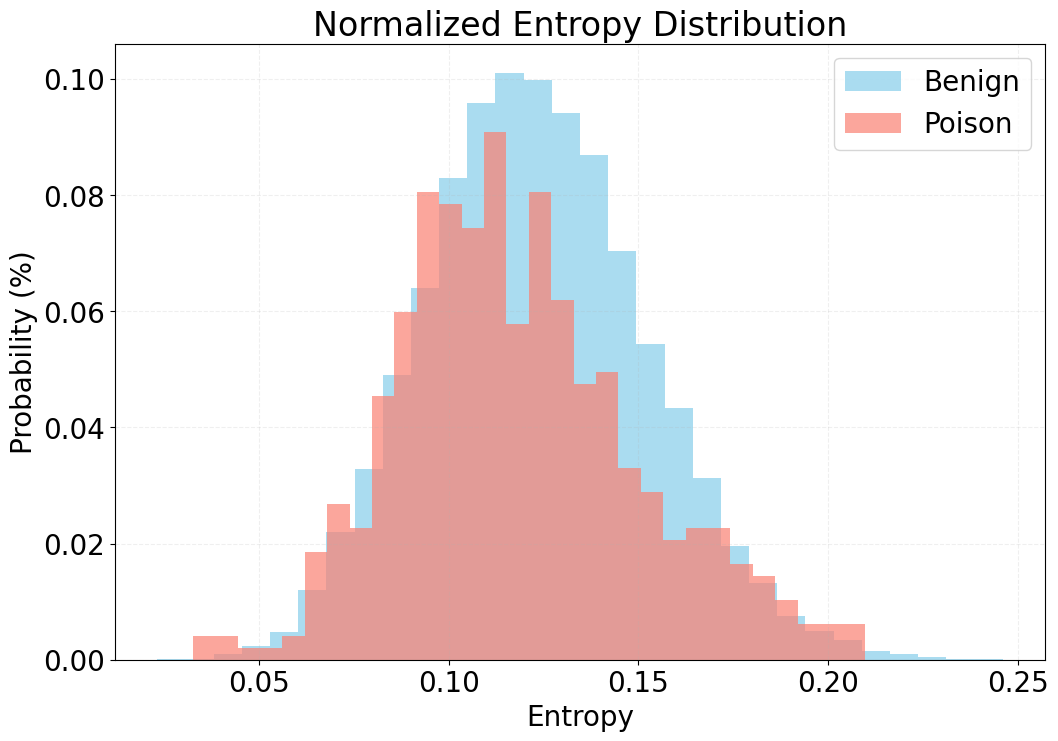

This chart was generated by the following Python code:
import cv2
import math
import random
import time
import scipy
import torch
import scipy
import scipy.stats
import numpy as np
from matplotlib import pyplot as plt

from param import param
import glob
import os
from tqdm import tqdm

device = torch.device(f'cuda:{param.GPU_num}' if torch.cuda.is_available() else 'cpu')

model_path = 'models/train/000.pth'

x_train = []
train_folders = glob.glob('datasets/train/*')
for folder in train_folders:
  npy_files = glob.glob(os.path.join(folder, '*.npy'))
  for file in npy_files:
    x_train.append(np.load(file))
x_train = np.array(x_train)

x_poi_train = []
npy_files = glob.glob('datasets/temp/train_bit_layer4_predefattloss1/*.npy')
for file in npy_files:
  x_poi_train.append(np.load(file))
x_poi_train = np.array(x_poi_train)

def load_model(path):
    print('Loading a pretrained model ')
    model=torch.load(path)
    model.to(device)
    return model
model = load_model(model_path).eval()

def superimpose(background, overlay):
  added_image = cv2.addWeighted(background, 1, overlay, 1, 0)
  return (added_image)

def entropyCal(background, max_idx, n):
  entropy_sum = [0] * n
  x1_add = [0] * n
  index_overlay = np.random.randint(0, max_idx, size=n)
  for x in range(n):
    x1_add[x] = (superimpose(background, x_train[index_overlay[x]]))

  x1_add_tensor = torch.tensor(np.array(x1_add)).float().to(device)
  py1_add = model(x1_add_tensor).cpu().detach().numpy()
  
  epsilon = 1e-10  # Small value to avoid log(0)
  py1_add = np.clip(py1_add, epsilon, 1.0)  # Ensure values are within [epsilon, 1.0]
  
  EntropySum = -np.nansum(py1_add * np.log2(py1_add))
  return EntropySum

n_sample = 100
# entropy_benigh = [0] * min(2000, len(x_train))
# entropy_trojan = [0] * min(2000, len(x_poi_train))
entropy_benigh = [0] * len(x_train)
entropy_trojan = [0] * len(x_poi_train)

for j in tqdm(range(len(x_train)), desc="x_train Progress"):
  x_background = x_train[j] 
  entropy_benigh[j] = entropyCal(x_background, len(x_train)-1, n_sample)

for j in tqdm(range(len(x_poi_train)), desc="x_poi_train Progress"):
  x_poison_background = x_poi_train[j]
  entropy_trojan[j] = entropyCal(x_poison_background, len(x_poi_train)-1, n_sample)

entropy_benigh = [x / n_sample for x in entropy_benigh] # get entropy for 2000 clean inputs
entropy_trojan = [x / n_sample for x in entropy_trojan] # get entropy for 2000 trojaned inputs
print(f'entropy_benigh_shape: {len(entropy_benigh)}')
print(f'entropy_trojan_shape: {len(entropy_trojan)}')

# ============================================================================================================================
bins = 30
plt.figure(figsize=(12, 8))
plt.hist(entropy_benigh, bins, weights=np.ones(len(entropy_benigh)) / len(entropy_benigh), alpha=0.7, label='Benign', color='skyblue')
plt.hist(entropy_trojan, bins, weights=np.ones(len(entropy_trojan)) / len(entropy_trojan), alpha=0.7, label='Poison', color='salmon')
plt.legend(loc='upper right', fontsize=20)
plt.xlabel('Entropy', fontsize=20)
plt.ylabel('Probability (%)', fontsize=20)
plt.title('Normalized Entropy Distribution', fontsize=24)
plt.grid(True, linestyle='--', alpha=0.2)
plt.tick_params(labelsize=20)

fig1 = plt.gcf()
plt.show()
fig1.savefig('strip.png', bbox_inches='tight')

# ============================================================================================================================
(mu, sigma) = scipy.stats.norm.fit(entropy_benigh)
print(f'mu: {mu}, sigma: {sigma}')

threshold = scipy.stats.norm.ppf(0.01, loc = mu, scale =  sigma) #use a preset FRR of 0.01. This can be 
print(f'threshold: {threshold}')

FAR = sum(i > threshold for i in entropy_trojan)
print(f'FAR: {FAR/2000*100}%') #reproduce results in Table 3 of our paper

# ============================================================================================================================
min_benign_entropy = min(entropy_benigh)
max_trojan_entropy = max(entropy_trojan)

print(f'min_benign_entropy: {min_benign_entropy}') # check min entropy of clean inputs
print(f'max_trojan_entropy: {max_trojan_entropy}') # check max entropy of trojaned inputs